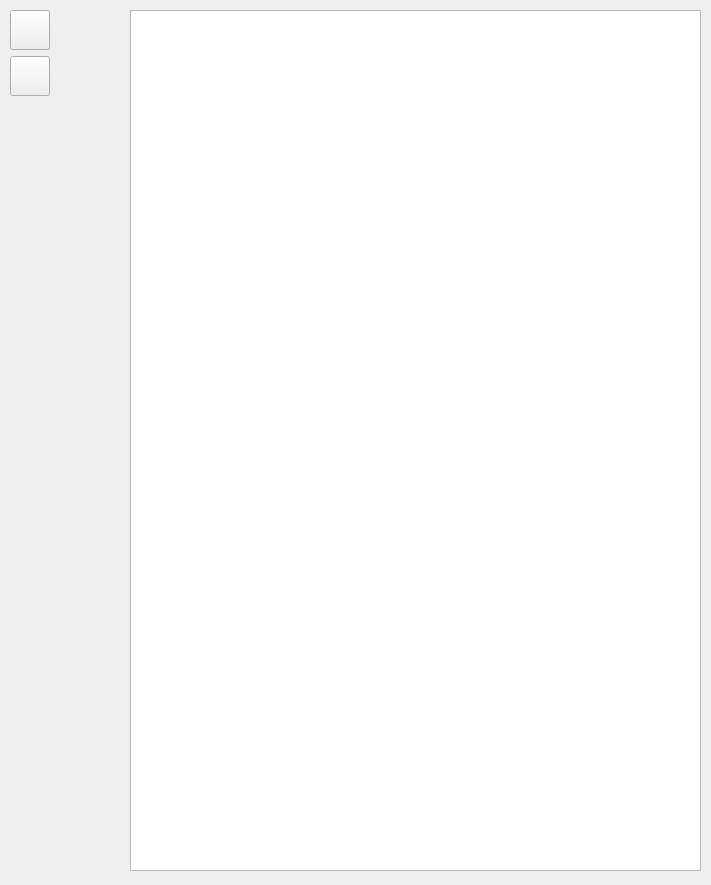
<?xml version="1.0" encoding="UTF-8"?>
<ui version="4.0">
 <class>AliasTable</class>
 <widget class="QWidget" name="AliasTable">
  <property name="geometry">
   <rect>
    <x>0</x>
    <y>0</y>
    <width>711</width>
    <height>885</height>
   </rect>
  </property>
  <property name="sizePolicy">
   <sizepolicy hsizetype="Maximum" vsizetype="Maximum">
    <horstretch>0</horstretch>
    <verstretch>0</verstretch>
   </sizepolicy>
  </property>
  <property name="windowTitle">
   <string>Form</string>
  </property>
  <widget class="QTableWidget" name="tableWidget">
   <property name="geometry">
    <rect>
     <x>130</x>
     <y>10</y>
     <width>571</width>
     <height>861</height>
    </rect>
   </property>
   <property name="sizePolicy">
    <sizepolicy hsizetype="Maximum" vsizetype="Maximum">
     <horstretch>0</horstretch>
     <verstretch>0</verstretch>
    </sizepolicy>
   </property>
   <property name="sizeIncrement">
    <size>
     <width>1</width>
     <height>1</height>
    </size>
   </property>
  </widget>
  <widget class="QWidget" name="layoutWidget">
   <property name="geometry">
    <rect>
     <x>10</x>
     <y>10</y>
     <width>81</width>
     <height>111</height>
    </rect>
   </property>
   <layout class="QGridLayout" name="gridLayout_3" rowstretch="50,0" columnstretch="0">
    <property name="sizeConstraint">
     <enum>QLayout::SetFixedSize</enum>
    </property>
    <item row="0" column="0">
     <widget class="QPushButton" name="pushFinished">
      <property name="sizePolicy">
       <sizepolicy hsizetype="Expanding" vsizetype="Expanding">
        <horstretch>0</horstretch>
        <verstretch>0</verstretch>
       </sizepolicy>
      </property>
      <property name="minimumSize">
       <size>
        <width>40</width>
        <height>40</height>
       </size>
      </property>
      <property name="maximumSize">
       <size>
        <width>40</width>
        <height>40</height>
       </size>
      </property>
      <property name="text">
       <string/>
      </property>
     </widget>
    </item>
    <item row="1" column="0">
     <widget class="QPushButton" name="pushInfo">
      <property name="sizePolicy">
       <sizepolicy hsizetype="Expanding" vsizetype="Expanding">
        <horstretch>40</horstretch>
        <verstretch>40</verstretch>
       </sizepolicy>
      </property>
      <property name="minimumSize">
       <size>
        <width>40</width>
        <height>40</height>
       </size>
      </property>
      <property name="maximumSize">
       <size>
        <width>40</width>
        <height>40</height>
       </size>
      </property>
      <property name="text">
       <string/>
      </property>
     </widget>
    </item>
   </layout>
  </widget>
 </widget>
 <resources/>
 <connections/>
</ui>
